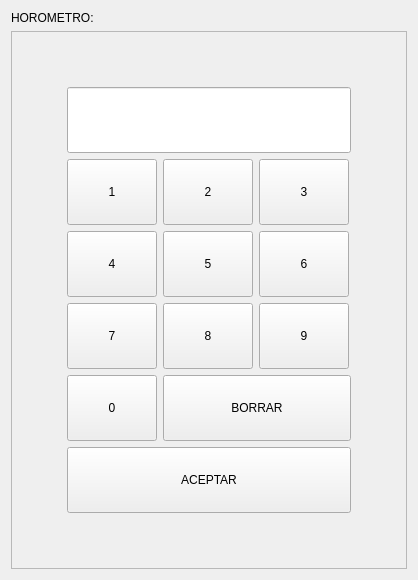
                     <widget class="QWidget" name="horometro_page">
                      <layout class="QGridLayout" name="gridLayout_2">
                       <item row="1" column="0">
                        <widget class="QFrame" name="frame_5">
                         <property name="frameShape">
                          <enum>QFrame::StyledPanel</enum>
                         </property>
                         <property name="frameShadow">
                          <enum>QFrame::Raised</enum>
                         </property>
                         <layout class="QHBoxLayout" name="horizontalLayout_6">
                          <item>
                           <layout class="QGridLayout" name="gridLayout">
                            <item row="3" column="0">
                             <spacer name="horizontalSpacer">
                              <property name="orientation">
                               <enum>Qt::Horizontal</enum>
                              </property>
                              <property name="sizeType">
                               <enum>QSizePolicy::Preferred</enum>
                              </property>
                              <property name="sizeHint" stdset="0">
                               <size>
                                <width>40</width>
                                <height>20</height>
                               </size>
                              </property>
                             </spacer>
                            </item>
                            <item row="3" column="2">
                             <widget class="QPushButton" name="h_5">
                              <property name="minimumSize">
                               <size>
                                <width>90</width>
                                <height>66</height>
                               </size>
                              </property>
                              <property name="maximumSize">
                               <size>
                                <width>90</width>
                                <height>66</height>
                               </size>
                              </property>
                              <property name="text">
                               <string>5</string>
                              </property>
                             </widget>
                            </item>
                            <item row="3" column="1">
                             <widget class="QPushButton" name="h_4">
                              <property name="minimumSize">
                               <size>
                                <width>90</width>
                                <height>66</height>
                               </size>
                              </property>
                              <property name="maximumSize">
                               <size>
                                <width>90</width>
                                <height>66</height>
                               </size>
                              </property>
                              <property name="text">
                               <string>4</string>
                              </property>
                             </widget>
                            </item>
                            <item row="0" column="1">
                             <spacer name="verticalSpacer_5">
                              <property name="orientation">
                               <enum>Qt::Vertical</enum>
                              </property>
                              <property name="sizeType">
                               <enum>QSizePolicy::Preferred</enum>
                              </property>
                              <property name="sizeHint" stdset="0">
                               <size>
                                <width>20</width>
                                <height>40</height>
                               </size>
                              </property>
                             </spacer>
                            </item>
                            <item row="4" column="3">
                             <widget class="QPushButton" name="h_9">
                              <property name="minimumSize">
                               <size>
                                <width>90</width>
                                <height>66</height>
                               </size>
                              </property>
                              <property name="maximumSize">
                               <size>
                                <width>90</width>
                                <height>66</height>
                               </size>
                              </property>
                              <property name="text">
                               <string>9</string>
                              </property>
                             </widget>
                            </item>
                            <item row="2" column="3">
                             <widget class="QPushButton" name="h_3">
                              <property name="minimumSize">
                               <size>
                                <width>90</width>
                                <height>66</height>
                               </size>
                              </property>
                              <property name="maximumSize">
                               <size>
                                <width>90</width>
                                <height>66</height>
                               </size>
                              </property>
                              <property name="text">
                               <string>3</string>
                              </property>
                             </widget>
                            </item>
                            <item row="4" column="1">
                             <widget class="QPushButton" name="h_7">
                              <property name="minimumSize">
                               <size>
                                <width>90</width>
                                <height>66</height>
                               </size>
                              </property>
                              <property name="maximumSize">
                               <size>
                                <width>90</width>
                                <height>66</height>
                               </size>
                              </property>
                              <property name="text">
                               <string>7</string>
                              </property>
                             </widget>
                            </item>
                            <item row="4" column="2">
                             <widget class="QPushButton" name="h_8">
                              <property name="minimumSize">
                               <size>
                                <width>90</width>
                                <height>66</height>
                               </size>
                              </property>
                              <property name="maximumSize">
                               <size>
                                <width>90</width>
                                <height>66</height>
                               </size>
                              </property>
                              <property name="text">
                               <string>8</string>
                              </property>
                             </widget>
                            </item>
                            <item row="2" column="1">
                             <widget class="QPushButton" name="h_1">
                              <property name="minimumSize">
                               <size>
                                <width>90</width>
                                <height>66</height>
                               </size>
                              </property>
                              <property name="maximumSize">
                               <size>
                                <width>90</width>
                                <height>66</height>
                               </size>
                              </property>
                              <property name="text">
                               <string>1</string>
                              </property>
                             </widget>
                            </item>
                            <item row="5" column="1">
                             <widget class="QPushButton" name="h_0">
                              <property name="minimumSize">
                               <size>
                                <width>90</width>
                                <height>66</height>
                               </size>
                              </property>
                              <property name="maximumSize">
                               <size>
                                <width>90</width>
                                <height>66</height>
                               </size>
                              </property>
                              <property name="text">
                               <string>0</string>
                              </property>
                             </widget>
                            </item>
                            <item row="6" column="1" colspan="3">
                             <widget class="QPushButton" name="haceptar_btn">
                              <property name="minimumSize">
                               <size>
                                <width>284</width>
                                <height>66</height>
                               </size>
                              </property>
                              <property name="maximumSize">
                               <size>
                                <width>284</width>
                                <height>66</height>
                               </size>
                              </property>
                              <property name="text">
                               <string>ACEPTAR</string>
                              </property>
                             </widget>
                            </item>
                            <item row="5" column="2" colspan="2">
                             <widget class="QPushButton" name="hborrar_btn">
                              <property name="minimumSize">
                               <size>
                                <width>188</width>
                                <height>66</height>
                               </size>
                              </property>
                              <property name="maximumSize">
                               <size>
                                <width>188</width>
                                <height>66</height>
                               </size>
                              </property>
                              <property name="text">
                               <string>BORRAR</string>
                              </property>
                             </widget>
                            </item>
                            <item row="1" column="1" colspan="3">
                             <widget class="QLineEdit" name="horometro_tbx">
                              <property name="minimumSize">
                               <size>
                                <width>284</width>
                                <height>66</height>
                               </size>
                              </property>
                              <property name="maximumSize">
                               <size>
                                <width>284</width>
                                <height>66</height>
                               </size>
                              </property>
                             </widget>
                            </item>
                            <item row="2" column="2">
                             <widget class="QPushButton" name="h_2">
                              <property name="minimumSize">
                               <size>
                                <width>90</width>
                                <height>66</height>
                               </size>
                              </property>
                              <property name="maximumSize">
                               <size>
                                <width>90</width>
                                <height>66</height>
                               </size>
                              </property>
                              <property name="text">
                               <string>2</string>
                              </property>
                             </widget>
                            </item>
                            <item row="3" column="3">
                             <widget class="QPushButton" name="h_6">
                              <property name="minimumSize">
                               <size>
                                <width>90</width>
                                <height>66</height>
                               </size>
                              </property>
                              <property name="maximumSize">
                               <size>
                                <width>90</width>
                                <height>66</height>
                               </size>
                              </property>
                              <property name="text">
                               <string>6</string>
                              </property>
                             </widget>
                            </item>
                            <item row="7" column="1">
                             <spacer name="verticalSpacer_6">
                              <property name="orientation">
                               <enum>Qt::Vertical</enum>
                              </property>
                              <property name="sizeType">
                               <enum>QSizePolicy::Preferred</enum>
                              </property>
                              <property name="sizeHint" stdset="0">
                               <size>
                                <width>20</width>
                                <height>40</height>
                               </size>
                              </property>
                             </spacer>
                            </item>
                            <item row="3" column="4">
                             <spacer name="horizontalSpacer_5">
                              <property name="orientation">
                               <enum>Qt::Horizontal</enum>
                              </property>
                              <property name="sizeType">
                               <enum>QSizePolicy::Preferred</enum>
                              </property>
                              <property name="sizeHint" stdset="0">
                               <size>
                                <width>40</width>
                                <height>20</height>
                               </size>
                              </property>
                             </spacer>
                            </item>
                            <item row="0" column="0">
                             <widget class="QLabel" name="label">
                              <property name="text">
                               <string/>
                              </property>
                             </widget>
                            </item>
                            <item row="7" column="4">
                             <widget class="QLabel" name="label_2">
                              <property name="text">
                               <string/>
                              </property>
                             </widget>
                            </item>
                           </layout>
                          </item>
                         </layout>
                        </widget>
                       </item>
                       <item row="0" column="0">
                        <widget class="QLabel" name="label_3">
                         <property name="maximumSize">
                          <size>
                           <width>16777215</width>
                           <height>30</height>
                          </size>
                         </property>
                         <property name="text">
                          <string>HOROMETRO:</string>
                         </property>
                        </widget>
                       </item>
                      </layout>
                     </widget>
